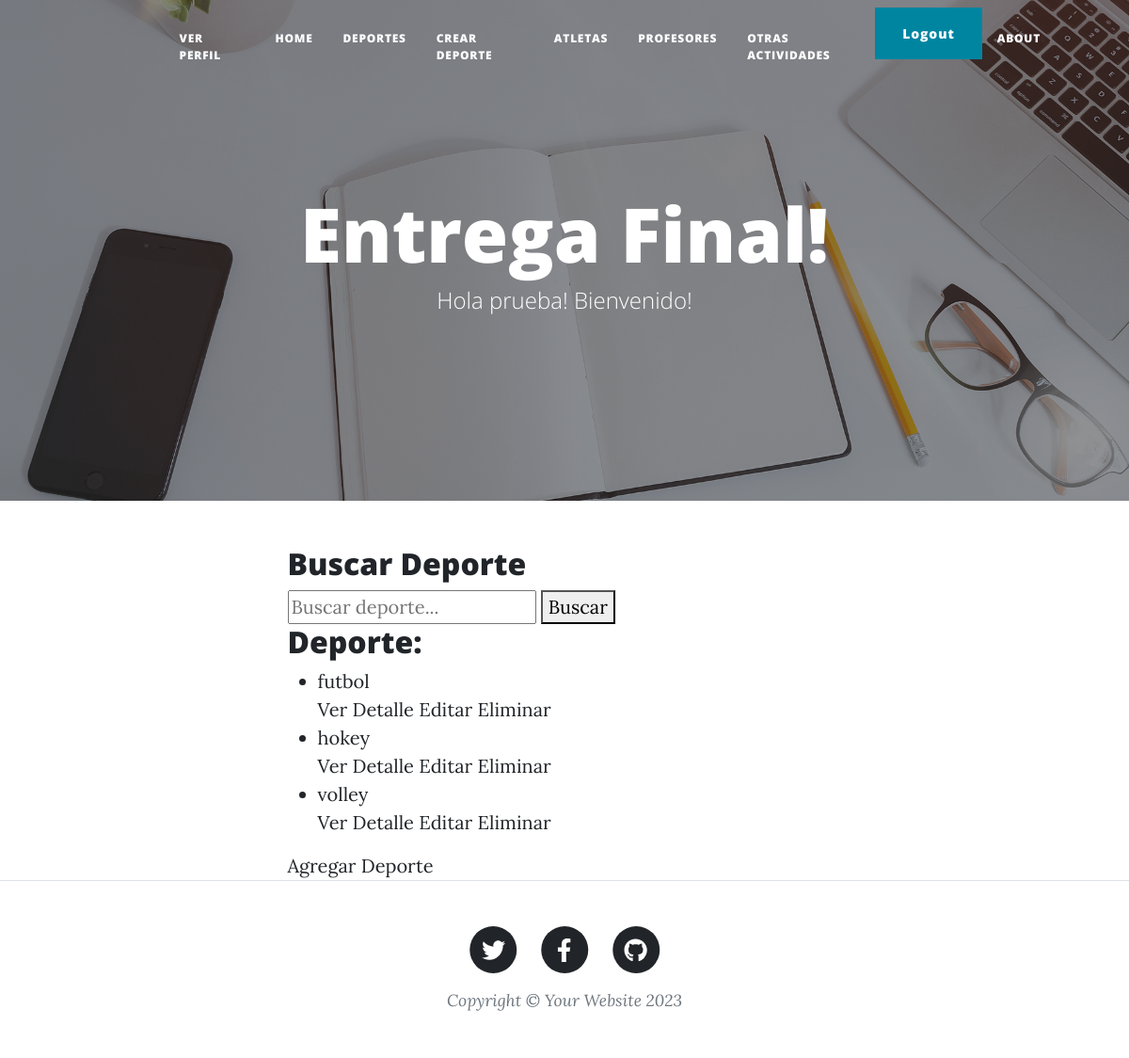
The app's page /deportes/ (signed in), older data.
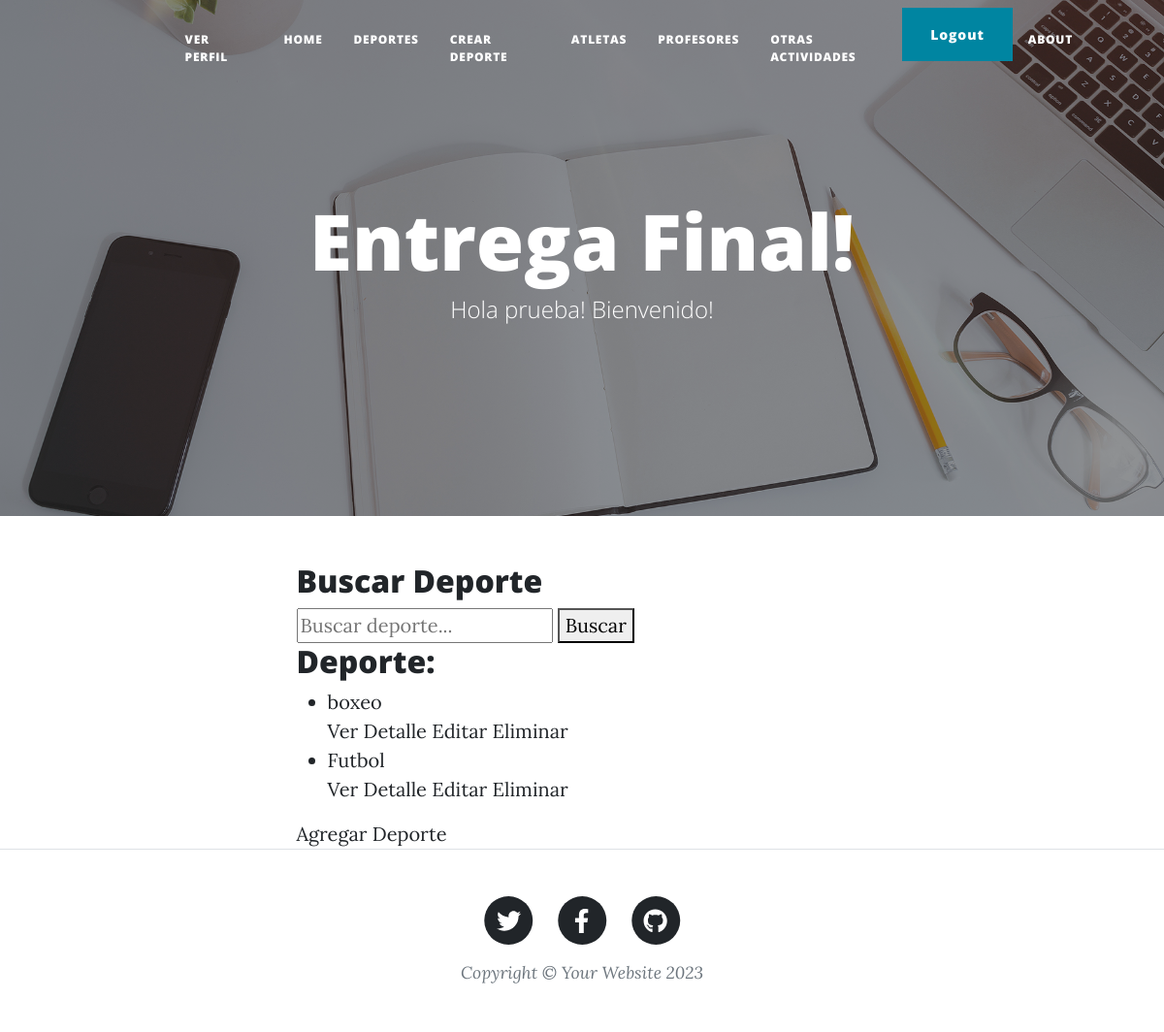
The same page, newer data.
### mi_primer_app/models.py (models this page shows, shortened)
class Deporte(models.Model):
    nombre = models.CharField(max_length=100)
    profesor = models.CharField(max_length=100)
    dias = models.CharField(max_length=100)
    horarios = models.CharField(max_length=20)

### mi_primer_app/views.py (the view)
# urls.py: path('deportes/', deportes, name='deportes'),
def deportes(request):
    deportes = Deporte.objects.all()
    return render(request, 'mi_primer_app/deportes.html', {'deportes': deportes})

### mi_primer_app/templates/mi_primer_app/deportes.html (shortened to what this page needs)
{% extends "padre.html" %}
{% block content %}
<h2>Buscar Deporte</h2>
<form method="GET" action="{% url 'buscar-deportes' %}">
    <input type="text" name="nombre" placeholder="Buscar deporte..." value="{{ nombre }}">
    <button type="submit">Buscar</button>
</form>
<h2>Deporte: </h2>
<ul>
    {% for deporte in deportes %}
        <li>{{ deporte.nombre }}</li>
        <a href="{% url 'detalle-deporte' deporte.pk %}">Ver Detalle</a>
        <a href="{% url 'editar-deporte' deporte.pk %}">Editar</a>
        <a href="{% url 'eliminar-deporte' deporte.pk %}">Eliminar</a>
    {% empty %}
        <li>No hay deportes disponibles.</li>
    {% endfor %}
</ul>
<a href="{% url 'crear-deporte' %}">Agregar Deporte</a>
{% endblock %}

### templates/padre.html (shortened to what this page needs)
{% load static %}
<!DOCTYPE html>
<html lang="en">
    <head>
        <link href="{% static 'css/styles.css' %}" rel="stylesheet" />
    </head>
    <body>
        <nav class="navbar navbar-expand-lg navbar-light" id="mainNav">
            <div class="container px-4 px-lg-5">
                  {% if user.avatar.imagen %}
                        <ul class="navbar-nav ms-auto py-4 py-lg-0">
                           <li class="nav-item"><a class="nav-link px-lg-3 py-3 py-lg-4" href="{% url 'profile' %}">Ver Perfil</a></li>
                        </ul>
                  {% endif %}
                <div class="collapse navbar-collapse" id="navbarResponsive">
                    <ul class="navbar-nav ms-auto py-4 py-lg-0">
                        <li class="nav-item"><a class="nav-link px-lg-3 py-3 py-lg-4" href="{% url 'inicio' %}">Home</a></li>
                        <li class="nav-item"><a class="nav-link px-lg-3 py-3 py-lg-4" href="{% url 'deportes' %}">Deportes</a></li>
                        <li class="nav-item"><a class="nav-link px-lg-3 py-3 py-lg-4" href="{% url 'crear-deporte' %}">Crear Deporte</a></li>
                        <li class="nav-item"><a class="nav-link px-lg-3 py-3 py-lg-4" href="{% url 'listar-atletas' %}">Atletas</a></li>
                        <li class="nav-item"><a class="nav-link px-lg-3 py-3 py-lg-4" href="{% url 'listar-profesores' %}">Profesores</a></li>
                        <li class="nav-item"><a class="nav-link px-lg-3 py-3 py-lg-4" href="{% url 'listar-otras-actividades' %}">Otras Actividades</a></li>
                        {% if user.is_authenticated %}
                            <li class="nav-item">
                                <form action="{% url "logout" %}" method="POST">
                                <button type="submit" class="btn btn-primary">Logout</button>
                                </form>
                            </li>
                        {% endif %}
                        <li class="nav-item"><a class="nav-link px-lg-3 py-3 py-lg-4" href="{% url 'about' %}">About</a></li>
                    </ul>
                </div>
            </div>
        </nav>
        <header class="masthead" style="background-image: url('assets/img/home-bg.jpg')">
            <div class="container position-relative px-4 px-lg-5">
                <div class="row gx-4 gx-lg-5 justify-content-center">
                    <div class="col-md-10 col-lg-8 col-xl-7">
                        <div class="site-heading">
                            <h1>Entrega Final!</h1>
                            <span class="subheading">Hola {{ user.username}}! Bienvenido!</span>
                        </div>
                    </div>
                </div>
            </div>
        </header>
        <div class="container px-4 px-lg-5">
            <div class="row gx-4 gx-lg-5 justify-content-center">
                <div class="col-md-10 col-lg-8 col-xl-7">
                    {% block content %}
                    {% endblock %}
                </div>
            </div>
        </div>
        <footer class="border-top">
            <div class="container px-4 px-lg-5">
                <div class="row gx-4 gx-lg-5 justify-content-center">
                    <div class="col-md-10 col-lg-8 col-xl-7">
                        <ul class="list-inline text-center">
                            <li class="list-inline-item">
                                <a href="#!">
                                    <span class="fa-stack fa-lg">
                                        <i class="fas fa-circle fa-stack-2x"></i>
                                        <i class="fab fa-twitter fa-stack-1x fa-inverse"></i>
                                    </span>
                                </a>
                            </li>
                            <li class="list-inline-item">
                                <a href="#!">
                                    <span class="fa-stack fa-lg">
                                        <i class="fas fa-circle fa-stack-2x"></i>
                                        <i class="fab fa-facebook-f fa-stack-1x fa-inverse"></i>
                                    </span>
                                </a>
                            </li>
                            <li class="list-inline-item">
                                <a href="#!">
                                    <span class="fa-stack fa-lg">
                                        <i class="fas fa-circle fa-stack-2x"></i>
                                        <i class="fab fa-github fa-stack-1x fa-inverse"></i>
                                    </span>
                                </a>
                            </li>
                        </ul>
                        <div class="small text-center text-muted fst-italic">Copyright &copy; Your Website 2023</div>
                    </div>
                </div>
            </div>
        </footer>
    </body>
</html>

Row changes from the older to the newer data that the page shows:
removed Deporte: nombre "futbol"
removed Deporte: nombre "volley"
changed Deporte: nombre "hokey" → "boxeo"
added Deporte: nombre "Futbol"
